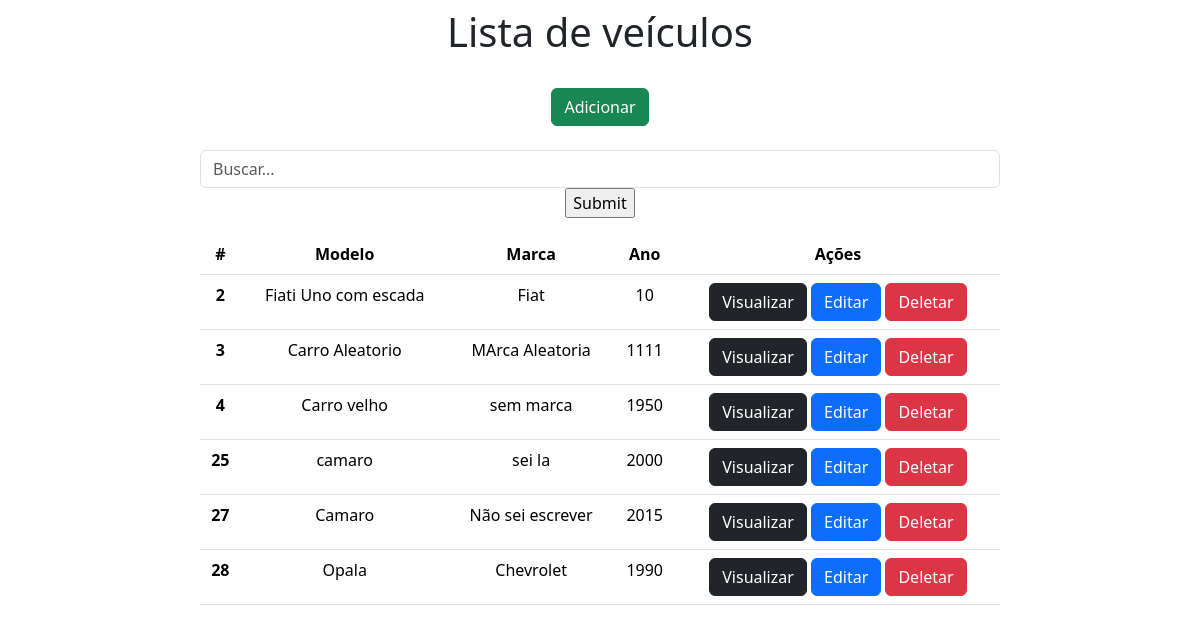
The page / on the database its author committed.
### app/models.py (models this page shows)
class Carros(models.Model):
    modelo = models.CharField(max_length=150)
    marca = models.CharField(max_length=100)
    ano = models.IntegerField()

### app/views.py (the view)
# urls.py: 2. Add a URL to urlpatterns:  path('', views.home, name='home')
def home(request):
    data = {}
    search = request.GET.get('search') # Variável search recebe dados de um atributo do HTML através
    if search:
        data['db'] = Carros.objects.filter(modelo__icontains=search) # Acessando método .filter() para
    else:
        data['db'] = Carros.objects.all()
    return render(request, 'index.html', data)

### app/templates/index.html (shortened to what this page needs)
<!DOCTYPE html>
<html lang="pt-BR">
    <head>
        <link href="https://cdn.jsdelivr.net/npm/bootstrap@5.3.2/dist/css/bootstrap.min.css" rel="stylesheet">
    </head>
    <body>
        <div class="col-8 m-auto pt-2 pb-2 text-center">
            <h1>Lista de veículos</h1>
        </div>
        <div class="col-8 m-auto pt-3 pb-2 text-center">
            <a href="/form" class="btn btn-success">Adicionar</a>
        </div>
        <div class="col-8 m-auto pt-3 pb-2 text-center">
            <form method="GET">
                <input type="text" id="search" name="search" class="form-control" autocomplete=off placeholder="Buscar...">
                <input type="submit">
            </form>
        </div>
        <div class="col-8 m-auto pt-2 pb-2 text-center">
            <table class="table">
                <thead class="thead-dark">
                    <tr>
                        <th scope="col">#</th>
                        <th scope="col">Modelo</th>
                        <th scope="col">Marca</th>
                        <th scope="col">Ano</th>
                        <th scope="'col">Ações</th>
                    </tr>
                </thead>
                <tbody>
                    {% for dbs in db %}
                    <tr>
                        <th>{{ dbs.id }}</th>
                        <td>{{ dbs.modelo }}</td>
                        <td>{{ dbs.marca }}</td>
                        <td>{{ dbs.ano }}</td>
                        <td>
                            <a href="view/{{dbs.id}}/" class="btn btn-dark">Visualizar</a>
                            <a href="edit/{{dbs.id}}/" class="btn btn-primary">Editar</a>
                            <a href="delete/{{dbs.id}}/" class="btn btn-danger btnDel">Deletar</a>
                        </td>
                    </tr>
                    {% endfor %}
                </tbody>
            </table>
        </div>
        {% load static %}
    </body>
</html>

### rows shown on the page
Carros: id "2", modelo "Fiati Uno com escada", marca "Fiat", ano "10"
Carros: id "3", modelo "Carro Aleatorio", marca "MArca Aleatoria", ano "1111"
Carros: id "4", modelo "Carro velho", marca "sem marca", ano "1950"
Carros: id "25", modelo "camaro", marca "sei la", ano "2000"
Carros: id "27", modelo "Camaro", marca "Não sei escrever", ano "2015"
Carros: id "28", modelo "Opala", marca "Chevrolet", ano "1990"
